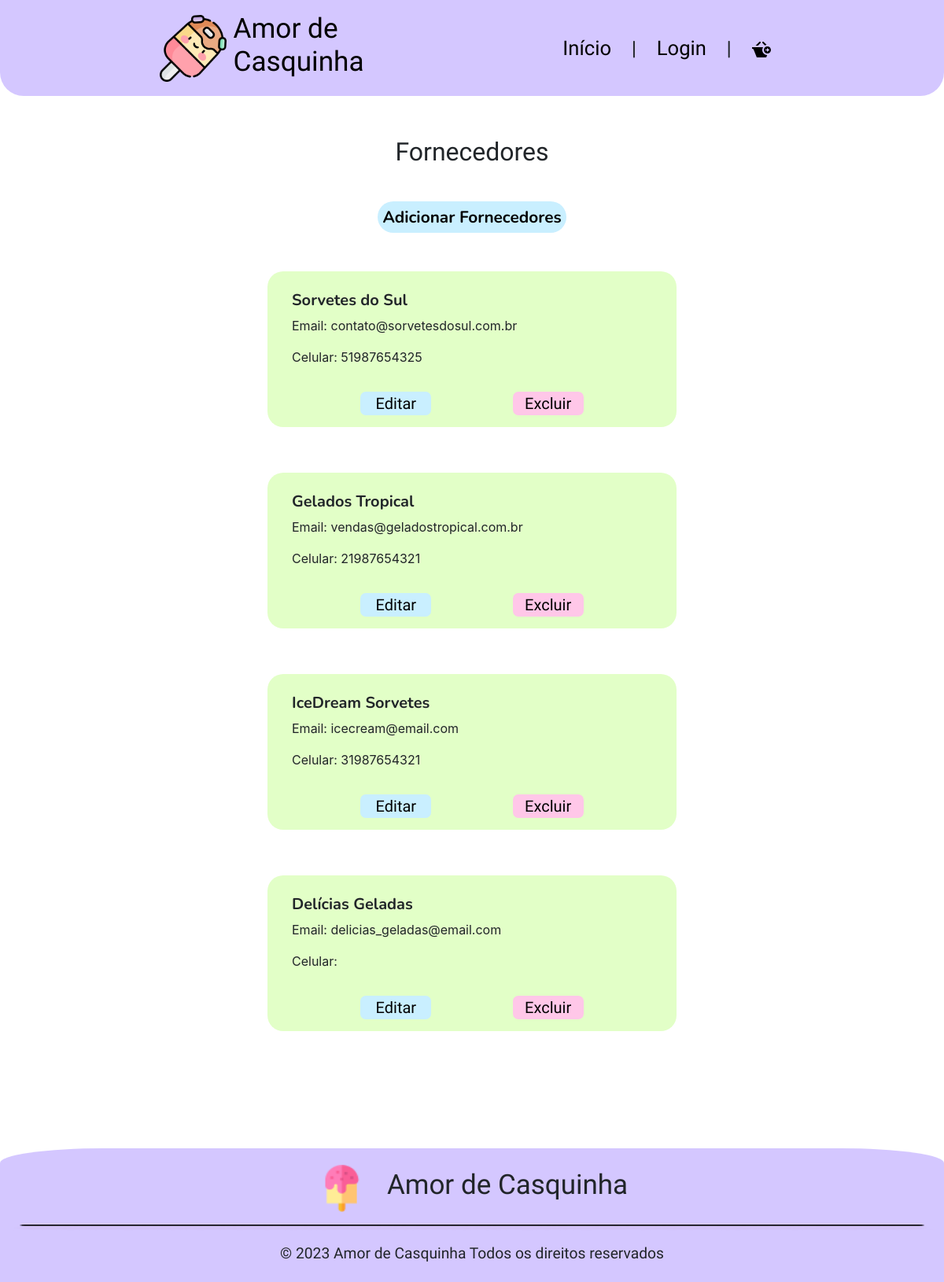
The app's page /app/view/sessaoFornecedores.php, older data.
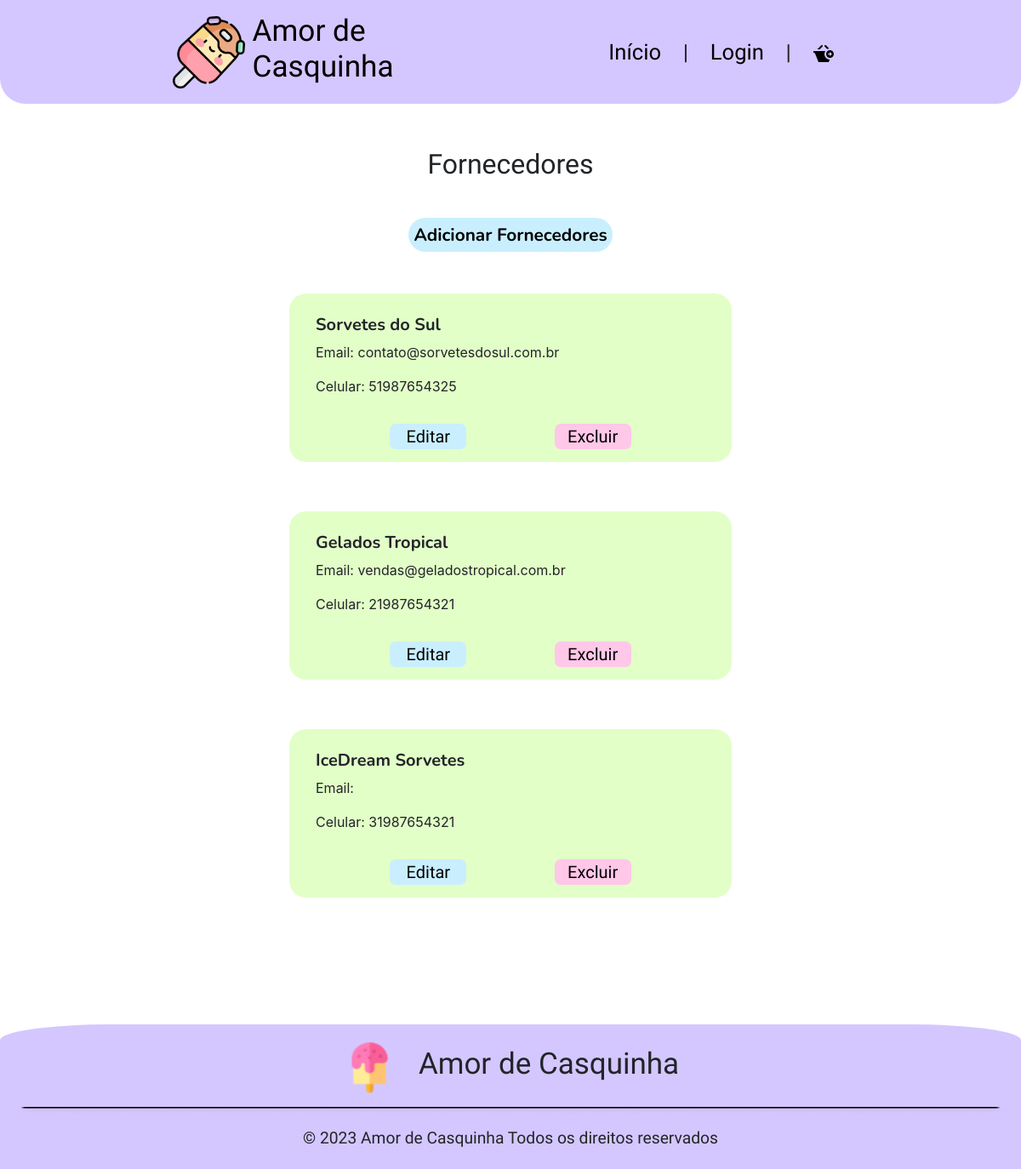
The same page, newer data.
### tables this page shows
CREATE TABLE `fornecedores` (
  `idFornecedor` int(11) NOT NULL,
  `nome` varchar(255) NOT NULL,
  `telefone` varchar(20) DEFAULT NULL,
  `email` varchar(255) DEFAULT NULL,
  `cnpj` varchar(20) NOT NULL,
  `desativado` int(11) DEFAULT NULL,
  `idEndereco` int(11) DEFAULT NULL
);

### app/config/database.php (called while the page is built, shortened)
<?php
    class Database {
        private $host;
        private $db;
        private $user;
        private $pass;
        private $charset;
        private $conn;
        public function __construct() {
            $env = file_get_contents(__DIR__."/.env");
            $lines = explode("\n",$env);
            $this->host = 'localhost';
            $this->db = 'db_sorveteria';
            $this->user = 'root';
            $this->pass = '';
            $this->charset = 'utf8mb4';
        }
        public function getConnection() {
            $dsn = "mysql:host={$this->host};dbname={$this->db};charset={$this->charset}";
            $options = [
                PDO::ATTR_ERRMODE            => PDO::ERRMODE_EXCEPTION,
                PDO::ATTR_DEFAULT_FETCH_MODE => PDO::FETCH_ASSOC,
                PDO::ATTR_EMULATE_PREPARES   => false,
            ];
            try {
                $this->conn = new PDO($dsn, $this->user, $this->pass, $options);
            } catch (PDOException $e) {
                throw new PDOException($e->getMessage(), (int)$e->getCode());
            }
            return $this->conn;
        }
}

### app/model/fornecedores.php (called while the page is built, shortened)
<?php
    require_once '../config/database.php';
    class Fornecedores{
        private $conn;
        public function __construct(){
            $database = new DataBase;
            $this->conn = $database->getConnection();
        }
        public function listarForn(){
            try{
                $cmd = $this->conn->prepare("CALL ListarFornecedores()");
                $cmd->execute();
                $funcionarios = $cmd->fetchAll();
                return $funcionarios;
            } catch (PDOException $e) {
                echo "Erro no banco de dados: " . $e->getMessage();
            }
        }
    }
?>

### app/controller/fornecedorController.php (called while the page is built, shortened)
<?php
    require '../model/fornecedores.php';
    class FornecedorController{
        private $fornecedor;
        public function __construct(){
            $this->fornecedor = new Fornecedores();
        }
        public function listarForn(){
            $listaFornecedores = $this->fornecedor->listarForn();
            if($listaFornecedores == null || count($listaFornecedores) == 0){
                return "Nenhum funcionário encontrado.";
            }else{
                return $listaFornecedores;
            }
        }
    }
?>

### app/view/sessaoFornecedores.php (the view, shortened to what this page needs)
<?php
require_once '../controller/fornecedorController.php';
$forn = new FornecedorController();
$listaFornecedores = $forn->listarForn();
?>
<!DOCTYPE html>
<html lang="pt-br">
<head>
    <link href="https://cdn.jsdelivr.net/npm/bootstrap@5.3.2/dist/css/bootstrap.min.css" rel="stylesheet">
    <link rel="stylesheet" href="https://stackpath.bootstrapcdn.com/bootstrap/4.1.3/css/bootstrap.min.css">
    <link rel="stylesheet" href="style/CabecalhoRodape.css">
    <link rel="stylesheet" href="style/editarFuncionariosS.css">
    <link rel="stylesheet" href="https://cdnjs.cloudflare.com/ajax/libs/jquery-confirm/3.7.1/jquery-confirm.min.css">
</head>
<body>
    <?php
        include_once 'components/header.php';
    ?>
    <main>
        <h1 class="m-auto text-center pt-4 pb-4">Fornecedores</h1>
        <div class="conteiner">
            <button class="add">Adicionar Fornecedores</button>
            <div class="conteiner1">
                    <?php
                        foreach ($listaFornecedores as $row) {
                            $redirectToEditar = 'editarFornecedores.php?fornEmail='.$row['email'];
                            $redirectToExcluir = 'sessaoFornecedores.php?exclForn='.$row['email'];
                            echo '<div class="c1">
                                    <div class="c2">
                                        <div class="d-flex flex-column">
                                            <div id="dados">
                                                <h3 class="titulo px-3">'.$row["nome"].'</h3>
                                                <div class="px-3">
                                                    <p>Email: '.$row["email"].'</p>
                                                    <p>Celular: '.$row["telefone"].'</p>
                                                </div>
                                            </div>
                                        </div>
                                    </div>
                                    <div class="botao text-center d-flex justify-content-evenly mt-3">
                                        <button id="edit"><a href="'.$redirectToEditar.'">Editar</a></button>
                                        <button id="excl"><a href="'.$redirectToExcluir.'">Excluir</a></button>
                                    </div>
                                </div>';
                        }
                    ?>
            </div>
        </div>
    </main>
    <?php
        include_once 'components/footer.php';
    ?>
</body>
</html>

Row changes from the older to the newer data that the page shows:
no longer on this page (row edited): fornecedores: nome "Delícias Geladas", email "delicias_geladas@email.com"
changed fornecedores "IceDream Sorvetes": email "icecream@email.com" → (not shown)
